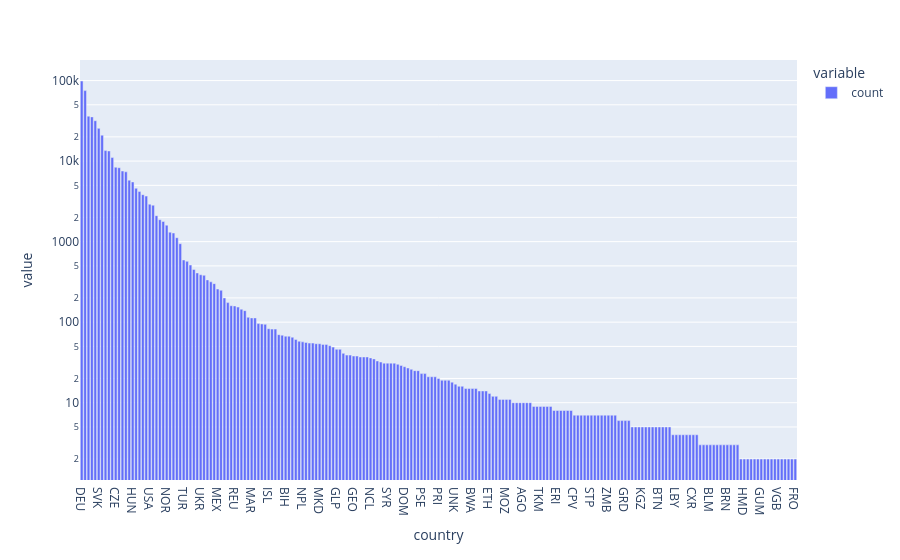

Notebook code cell kept with this figure:
### Markdown cell above
Most common countries of origin of authors

### Code cell
country_counts = feedbacks_df['country'].value_counts()
px.bar(country_counts[country_counts!=1], log_y=True)

### Figure 1 — Plotly figure (JSON) as saved in the notebook; plotly's stock layout.template omitted (floating-point values rounded to 4 significant figures; data arrays with more than 128 entries replaced by an {"elided": "..."} marker saying what was removed)
{"data": [{"alignmentgroup": "True", "hovertemplate": "variable=count<br>country=%{x}<br>value=%{y}<extra></extra>", "legendgroup": "count", "marker": {"color": "#636efa", "pattern": {"shape": ""}}, "name": "count", "offsetgroup": "count", "orientation": "v", "showlegend": true, "textposition": "auto", "type": "bar", "x": {"elided": "211 str values"}, "xaxis": "x", "y": {"elided": "211 int values"}, "yaxis": "y"}], "layout": {"barmode": "relative", "legend": {"title": {"text": "variable"}, "tracegroupgap": 0}, "margin": {"t": 60}, "xaxis": {"anchor": "y", "domain": [0, 1], "title": {"text": "country"}}, "yaxis": {"anchor": "x", "domain": [0, 1], "title": {"text": "value"}, "type": "log"}}}
